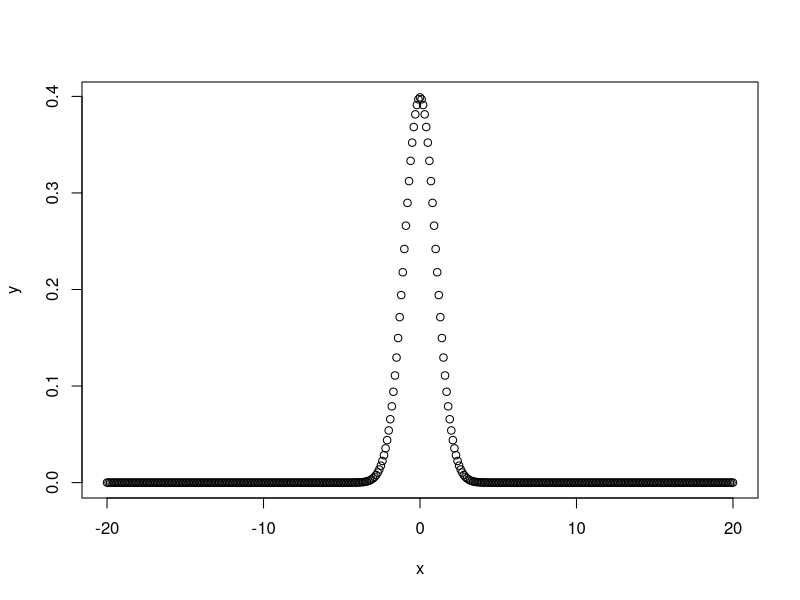
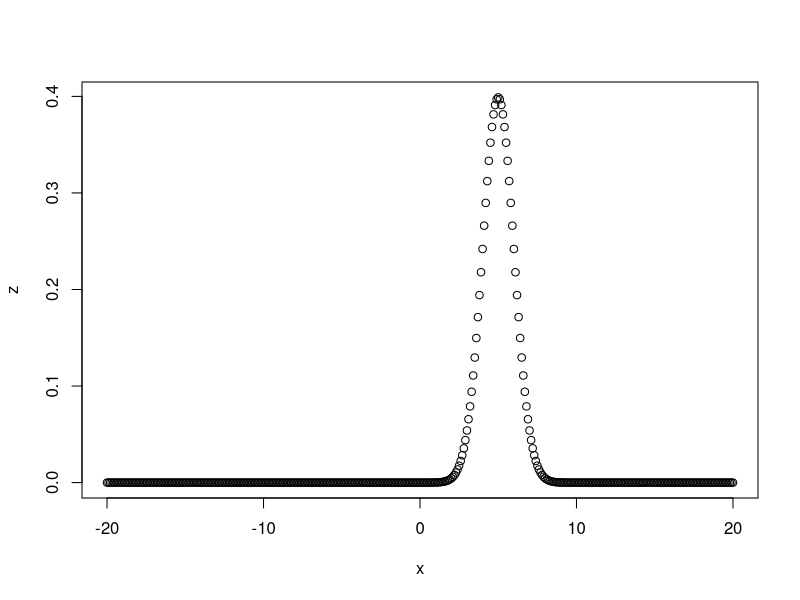
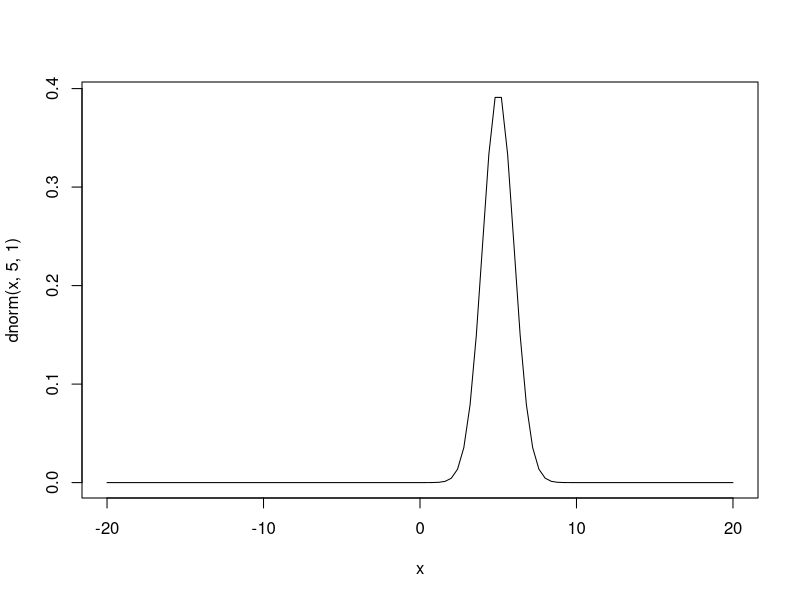
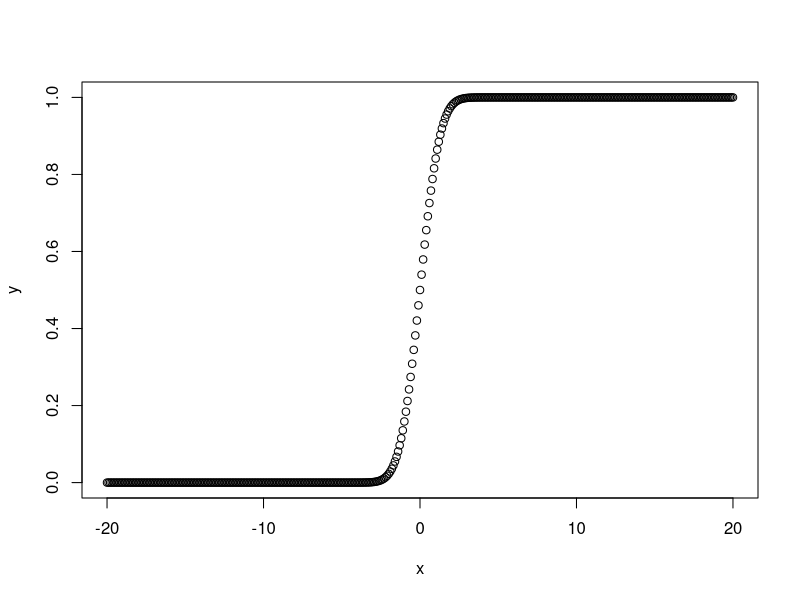
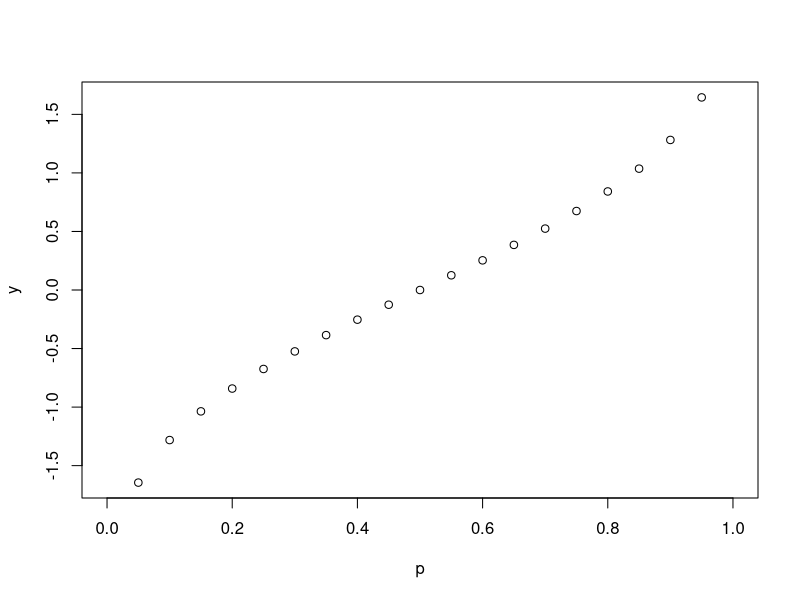
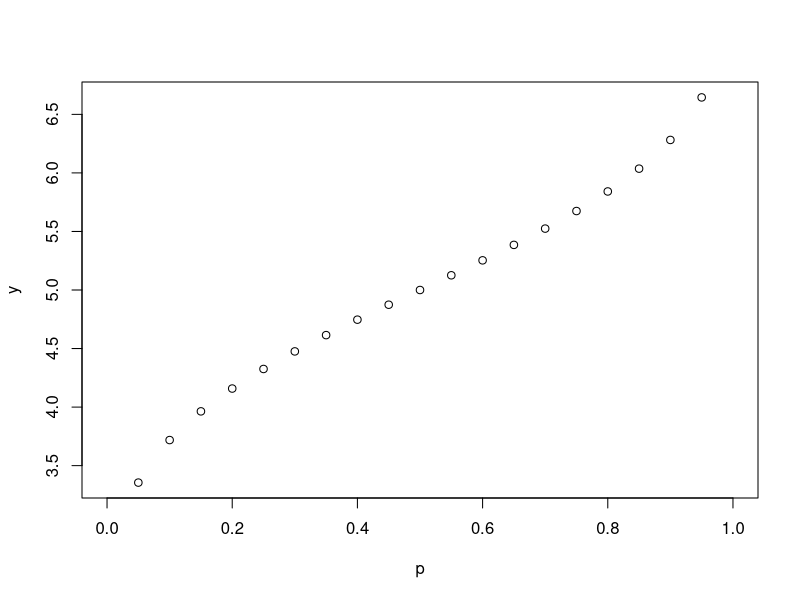
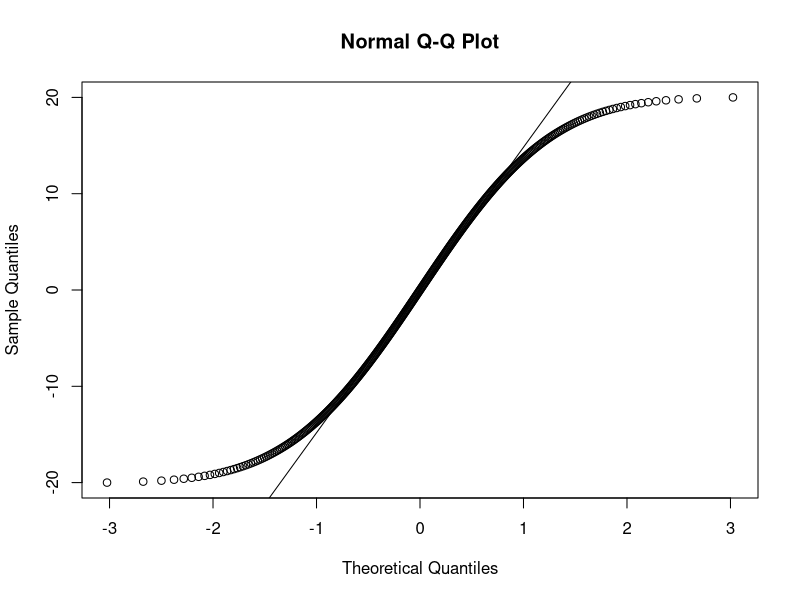
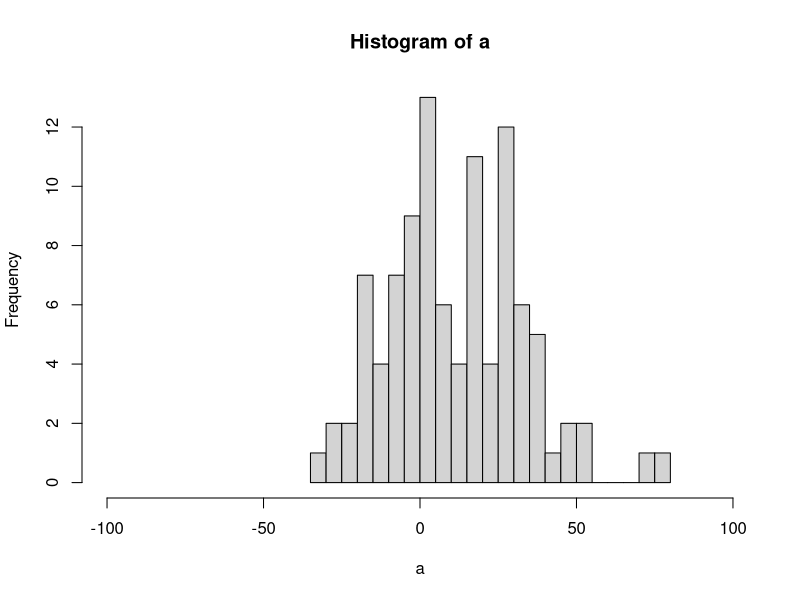

Reproduce these figures in R, in order. (Note: this script raises an error after producing the figures.)
### Lab 2: Probability distribution/density functions ###

## Inputs:
# Lab02data.csv: assignment data


library(here)

### Density functions (d) ###
## returns density (height) of probability distribution at specified value. 

# Default parameters vary by distribution. Default for normal: mean=0 and SD=1.
dnorm(0) 

dnorm(0, mean=10, sd=20) 
#returns density of probability distribution at 0, with specified mean and sd

### Probability functions (p) ###
## Returns probability (area under the probability density curve) that the value of a random variable is *less* than the supplied number. 

pnorm(0) 
# As with dnorm, when no additional arguments are supplied, R assumes mean=0 and SD=1 for a normal distribution

pnorm(0, mean=10, sd=20) 
#returns probability that the value of a random variable is less than 0 when drawn from a normal distribution defined by mean=10 and SD=20

# Lower tail (probability < supplied value) is the default. For probability of a value greater than the supplied value, set lower.tail = FALSE
pnorm(0, mean=10, sd=20, lower.tail = FALSE) 

### Quantiles (q) ###
## Returns observation value at the specified probability, determined by the cumulative distribution function. Inverse of pnorm. 
qnorm(0.01) 

qnorm(0.01, mean=10, sd=20)

### Random numbers (r) ###
## Generates vector of specified length drawn randomly from the specified distribution.
rnorm(10) 


### Visualizing distributions ###

## Probability density curve ##
## Densities from specified distribution plotted across a discrete range of observations

# Create a vector including all values from -20 to 20 by increments of 0.1
x <- seq(-20, 20, by=0.1) 

# Calculate density at each x from specified distribution
y <- dnorm(x) 

# Probability density curve
plot(x,y) 

# Specify the mean and standard deviation 
z <- dnorm(x, mean=5, sd=1)
plot(x, z)

## Alternative way to visualize probability density curves
curve(dnorm(x, 5,1), 
      xlim = c(-20, 20))

## Cumulative distribution function ##
## Cumulative distribution function across values specified by x
# Generate vector of probabilities  
y <- pnorm(x)
plot(x,y) 

## Quantile plot ##
## Quantiles for a vector of probabilityes
p <- seq(0,1, by = 0.05)
y <- qnorm(p) 
plot(p,y)

y <- qnorm(p, mean=5, sd=1)
plot(p,y)

## (Normal) probability plot ##
# Values specified by the vector y are plotted against expected values drawn from a normal distribution with mean and standard deviation of vector y.
qqnorm(x) 

# Add a 1:1 line to the normal probability plot. Examining this plot is useful for determining whether a sample was drawn from a normal distribution.
qqline(x) 

### Histograms ###
## Base R version
# Generate data
a <- rnorm(100, mean=10, sd=20)

# Breaks controls the bin width. xlim sets the upper and lower bounds of the x-axis
hist(a, xlim=c(-100, 100), breaks = 20) 

## ggplot function for histogram
# Requires input data as a data.frame
aa <- data.frame(cbind(matrix(a), matrix(a)))

ggplot(aa, aes(x = X1)) + 
  geom_histogram(binwidth = 5)

